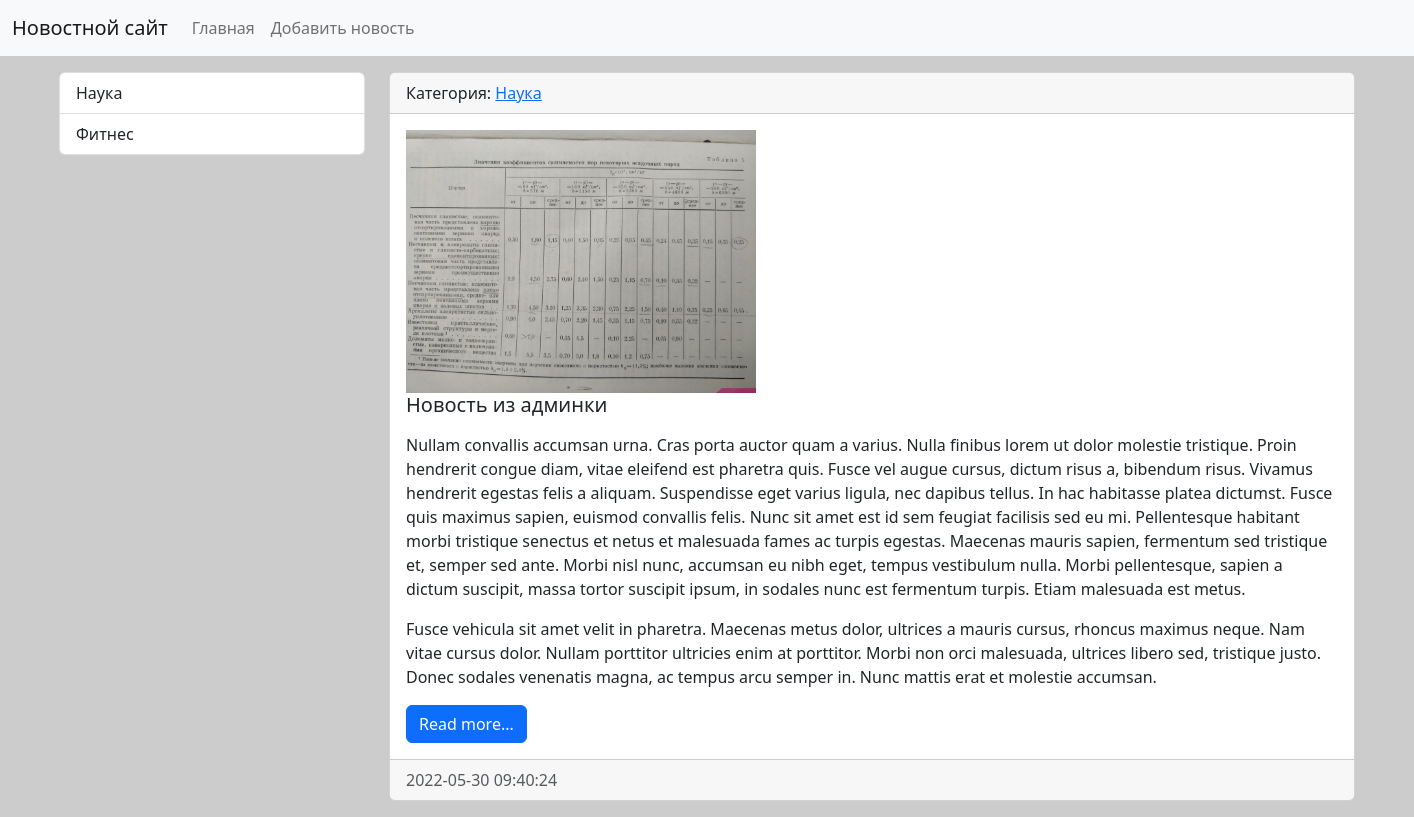
The page /category/2/ on the database as committed earlier.
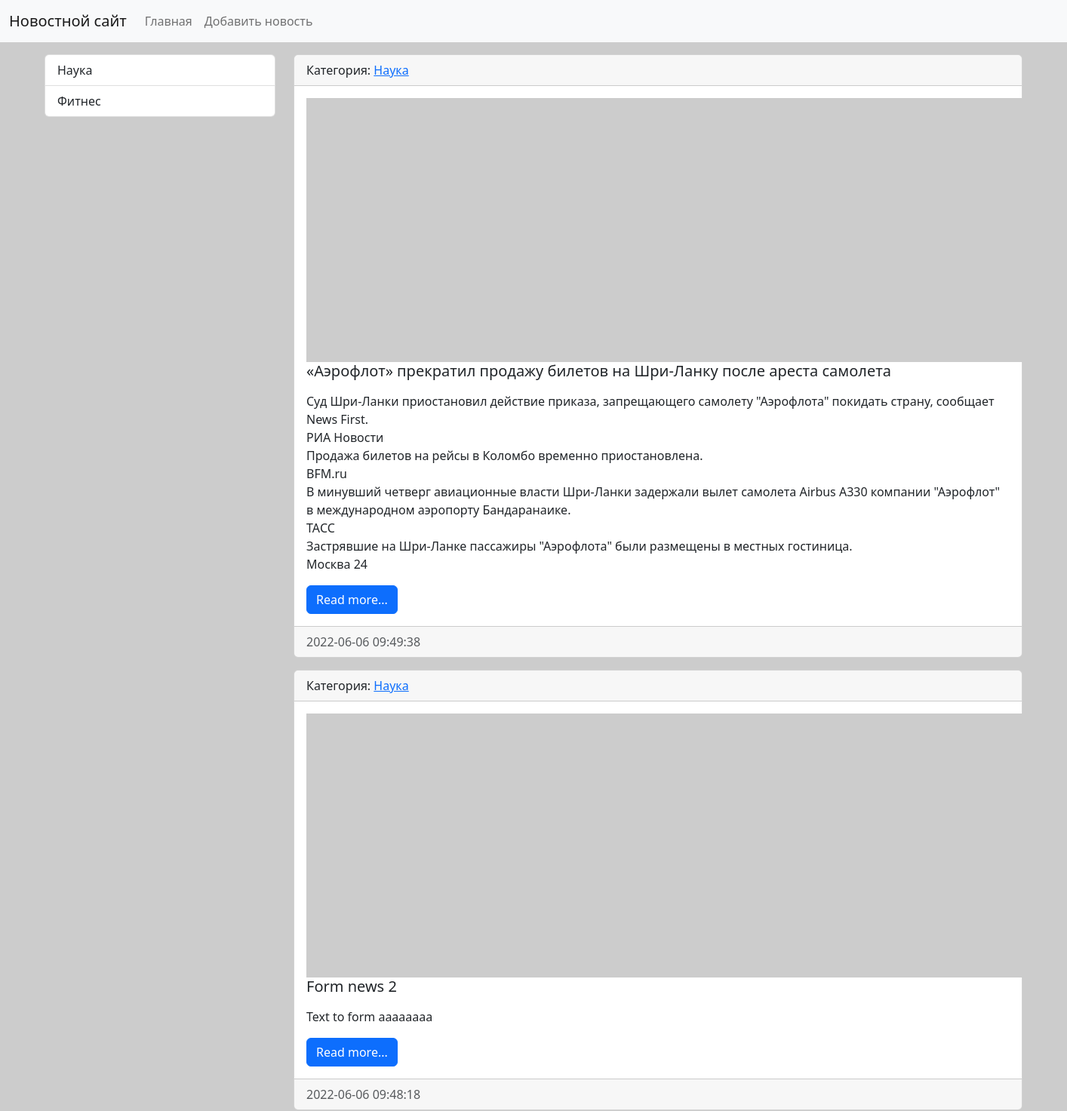
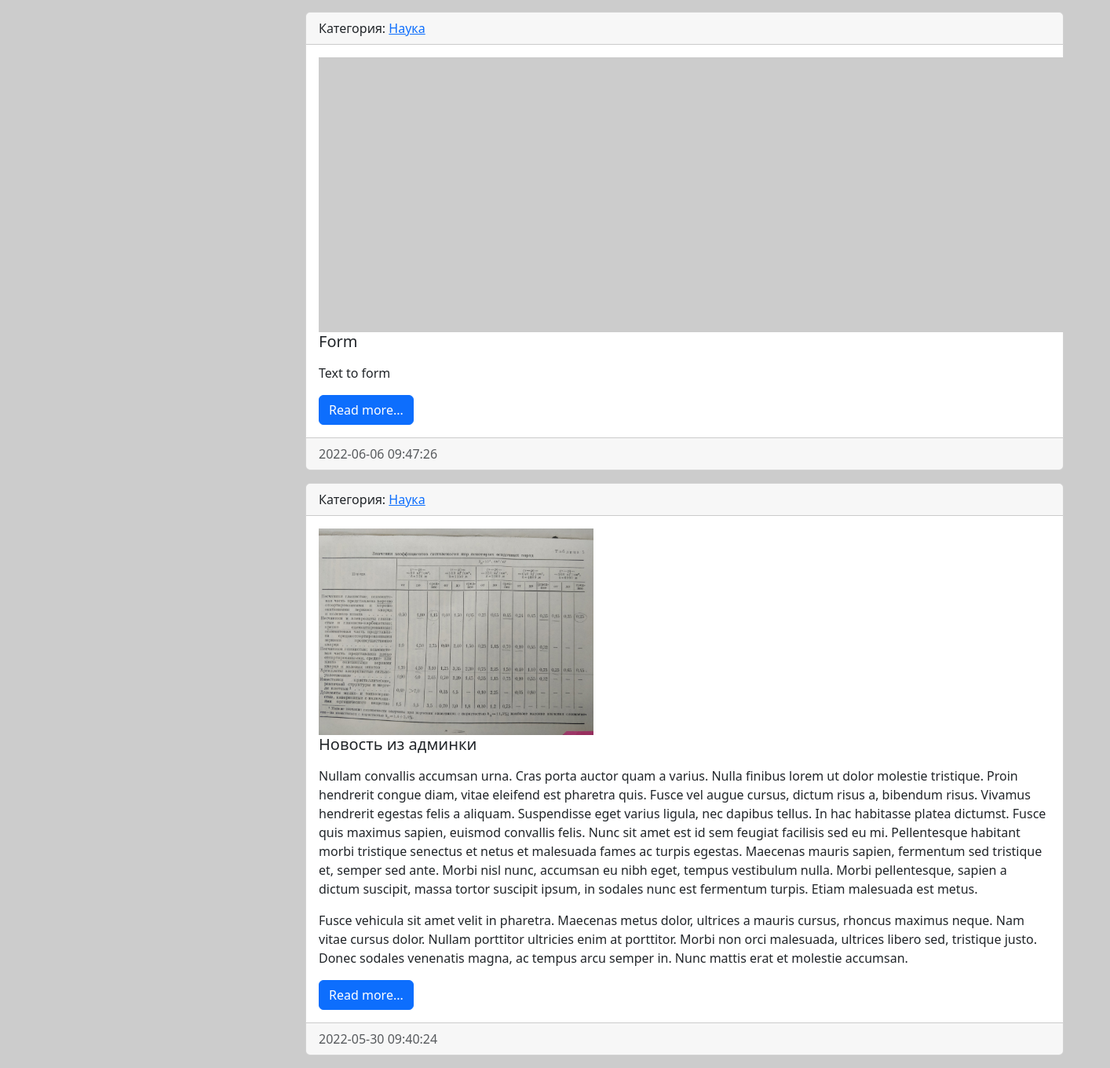
The same page on the database as committed later (2 pictures, top to bottom).
### news/models.py (models this page shows, shortened)
class Category(models.Model):
    title = models.CharField(max_length=150, db_index=True, verbose_name='Наименование категории')
    def get_absolute_url(self):
        return reverse('category', kwargs={'category_id': self.pk})
    def __str__(self):
        return self.title
    class Meta:
        verbose_name = 'Категория'
        verbose_name_plural = 'Категории'
        ordering = ['title']

class News(models.Model):
    title = models.CharField(max_length=250, verbose_name='Наименование')
    content = models.TextField(blank=True, verbose_name='Контект')
    created_ed = models.DateTimeField(auto_now_add=True, verbose_name='Дата публикации')
    updated_ed = models.DateTimeField(auto_now=True, verbose_name='Обновлено')
    photo = models.ImageField(upload_to='photos/%Y/%m/%d/', verbose_name='Фото', blank=True)
    is_published = models.BooleanField(default=True, verbose_name='Опубликовано')
    category = models.ForeignKey('Category', on_delete=models.PROTECT, null=True, verbose_name='Категория')
    views = models.IntegerField(default=0)
    def get_absolute_url(self):
        return reverse('view_news', kwargs={'pk': self.pk})
    class Meta:
        verbose_name = 'Новость'
        verbose_name_plural = 'Новости'
        ordering = ['-created_ed']

### news/views.py (the view)
# urls.py: path('category/<int:category_id>/', CategoryNews.as_view(), name='category'),
class CategoryNews(ListView):
    model = News
    template_name = 'news/home_news_list.html'
    context_object_name = 'news'
    allow_empty = False
    def get_context_data(self, *, object_list=None, **kwargs):
        context = super().get_context_data(**kwargs)
        context['title'] = Category.objects.get(pk=self.kwargs['category_id'])
        return context
    def get_queryset(self):
        return News.objects.filter(category_id=self.kwargs['category_id'], is_published=True)

### news/templatetags/news_tags.py (called while the page is built)
@register.inclusion_tag('news/list_categories.html')
def show_categories():
    categories = Category.objects.all()
    return {"categories": categories}

### news/templates/news/home_news_list.html
{% extends 'base.html' %}
{% block sidebare %}
{% include 'inc/_sidebar.html' %}
{% endblock %}
{% block content %}
{% for item in news %}
<div class="card mb-3">
  <div class="card-header">
    Категория: <a href="{{ item.category.get_absolute_url }}">{{ item.category }}</a>
  </div>
  <div class="card-body">
    <div class="media">
      {% if item.photo %}
      <img src="{{ item.photo.url }}" alt="" width="350" class="mr-3">
      {% else %}
      <img src="https://picsum.photos/id/1060/350/235/?blur=2" alt="" class="mr-3">
      {% endif %}
      <div class="media-body">
        <h5 class="card-title">{{item.title}}</h5>
        <p class="card-text">{{item.content|safe|linebreaks}}</p>
        <a href="{{ item.get_absolute_url }}" class="btn btn-primary">Read more...</a>
      </div>
    </div>
  </div>
  <div class="card-footer text-muted">
    {{item.created_ed|date:"Y-m-d H:i:s"}}
  </div>
</div>
{% endfor %}
{% endblock %}

### templates/base.html (shortened to what this page needs)
{% load static %}
<!doctype html>
<html lang="en">
  <head>
    <link rel="stylesheet" href="{% static 'bootstrap/css/bootstrap.min.css' %}">
    <link rel="stylesheet" href="{% static 'css/style.css' %}">
  </head>
  <body>
    {% include 'inc/_nav.html' %}
    <div class="container mt-3">
      <div class="row">
        <div class="col-md-3">
          {% block sidebare %}SIDEBARE{% endblock %}
        </div>
        <div class="col-md-9">
          {% block content %}CONTENT{% endblock %}
        </div>
      </div>
    </div>
  </body>
</html>

### templates/inc/_nav.html (shortened to what this page needs)
<nav class="navbar navbar-expand-lg bg-light">
  <div class="container-fluid">
    <a class="navbar-brand" href="{% url 'home' %}">Новостной сайт</a>
    <div class="collapse navbar-collapse" id="navbarSupportedContent">
      <ul class="navbar-nav me-auto mb-2 mb-lg-0">
        <li class="nav-item"><a class="nav-link" href="{% url 'home' %}">Главная</a></li>
        <li class="nav-item"><a class="nav-link" href="{% url 'add_news' %}">Добавить новость</a></li>
      </ul>
    </div>
  </div>
</nav>

### templates/inc/_sidebar.html (shortened to what this page needs)
{% load news_tags %}
{% show_categories %}

### news/templates/news/list_categories.html
<div class="list-group">
  {% for item in categories %}
  <a href="{{ item.get_absolute_url }}" class="list-group-item list-group-item-action" aria-current="true">
    {{item.title}}
  </a>
  {% endfor %}
</div>

### mysite/static/css/style.css (style rules this page uses)
body { background-color: #ccc; }

Rows that differ between the two databases and show on the page:
added News: category "Наука", title "«Аэрофлот» прекратил продажу билетов на Шри-Ланку после ареста самолета", content "Суд Шри-Ланки приостановил действие приказа, запрещающего самолету \"Аэрофлота\" покидать страну, сообщает News First. РИА Новости Продажа билетов на рейсы в Коломбо временно приостановлена. BFM.ru В минувший четверг авиационные власти Шри-Ланки задержали вылет самолета Airbus A330 компании \"Аэрофлот\" в международном аэропорту Бандаранаике. ТАСС Застрявшие на Шри-Ланке пассажиры \"Аэрофлота\" были размещены в местных гостиница. Москва 24", created_ed "2022-06-06 09:49:38"
added News: category "Наука", title "Form news 2", content "Text to form aaaaaaaa", created_ed "2022-06-06 09:48:18"
added News: category "Наука", title "Form", content "Text to form", created_ed "2022-06-06 09:47:26"
